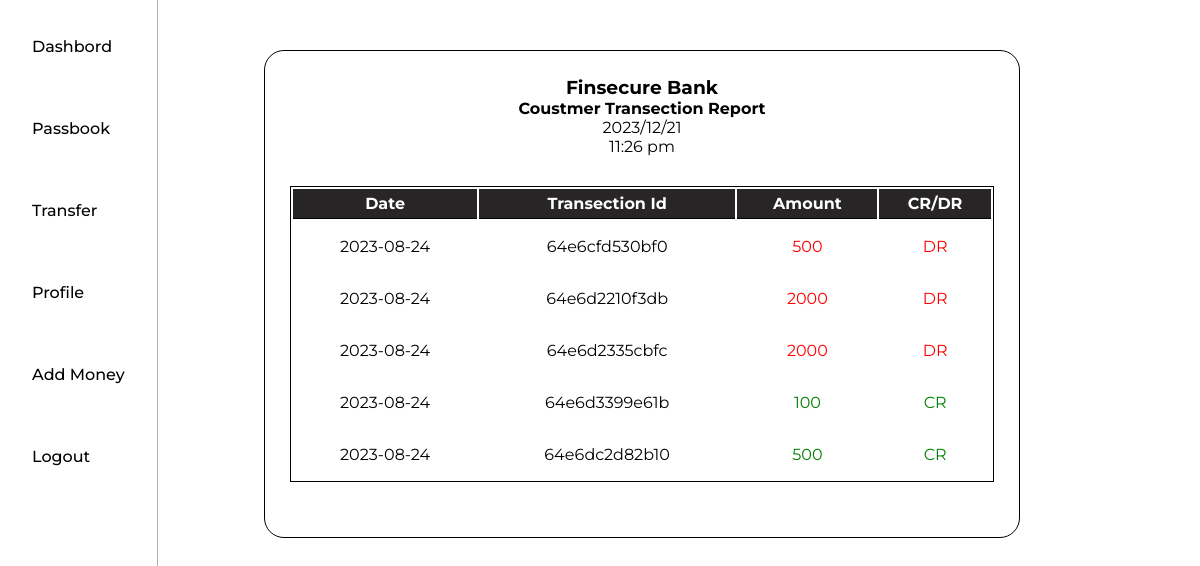
/dashbord/passbook.php (signed in), run on the app's committed database.
### tables this page shows
CREATE TABLE `transactions` (
  `transection_id` varchar(50) NOT NULL,
  `date` date NOT NULL DEFAULT current_timestamp(),
  `from_ac` bigint(11) NOT NULL,
  `to_ac` bigint(11) NOT NULL,
  `amount` bigint(11) NOT NULL
);

### dashbord/passbook.php (the view, shortened to what this page needs)
<?php
include("header.php");
include("conn.php");
$uname = $_SESSION['username'];
$ac = $uname['account_no'];
$sql = "Select * from transactions WHERE `from_ac` = '$ac' OR `to_ac` = '$ac'";
$result = mysqli_query($con, $sql);
$count = mysqli_num_rows($result);
?>
<main>
    <?php include("sidebar.php")?>
    <div class="content-page">
    <div class="transction-stat" style="text-align:center; margin-left:10%">
        <h3>Finsecure Bank</h3>
        <h4>Coustmer Transection Report</h4>
        <div class="timestamp">
            <?php date_default_timezone_set("Asia/Kolkata"); echo date("Y/m/d")."<br>". date("h:i a");?>
        </div>
        <?php
        if($count != 0){
          echo "
          <div class='transaction-table'>
          <table style='width:100%;'>
          <tr>
          <th>Date</th>
          <th>Transection Id </th>
              <th>Amount</th>
              <th>CR/DR</th>
          </tr>";
          while($row=mysqli_fetch_row($result)) {
            if($uname['account_no'] == $row[2])
            {
              $type = "DR";
            }
            else{
              $type = "CR";
            }
            if($type == 'DR')
            {
              $color = 'red';
            }
            else{
              $color = 'green';
            }
              echo "
          <tr>
                <td>$row[1]</td>
              <td>$row[0]</td>
              <td style='color:$color'>$row[4]</td>
              <td style='color:$color'>$type</td>
          </tr>
          ";
          }
        echo " </table>
          </div>
          ";
        }
        else{
          echo " <h4>No Transection Found!</h4>";
        }
        ?>
       </div>
    </div>
</main>

### dashbord/header.php (shortened to what this page needs)
<head>
<link rel="stylesheet" type="text/css" href="dashbord.css">
<link rel="stylesheet" href="css/jquery.mCustomScrollbar.min.css">
<link rel="stylesheet" href="https://netdna.bootstrapcdn.com/font-awesome/4.0.3/css/font-awesome.css">
</head>

### dashbord/sidebar.php (shortened to what this page needs)
<div id="mysidebar" class="sidebar">
    <ul class="sidebar-navlink ">
      <li >
        <a href="./">
          <span>Dashbord</span>
        </a>
      </li>
      <li>
        <a href="./passbook.php">
          <span>Passbook</span>
        </a>
      </li>
      <li>
        <a href="./transfer_money.php">
          <span>Transfer</span>
        </a>
      </li>
      <li>
        <a href="./profile.php">
          <span>Profile</span>
        </a>
      </li>
      <li>
        <a href="./add_money.php">
          <span>Add Money</span>
        </a>
      </li>
      <li>
        <a href="logout.php">
          <span>Logout</span>
        </a>
      </li>
    </ul>
  </div>

### dashbord/dashbord.css (style rules this page uses)
* { margin: 0px; padding: 0px; box-sizing: border-box; }
main { display: flex; }
.sidebar { max-width: 300px; height: 100%; background-color: var(--white); border-right: 1px solid var(--gray); overflow: auto; position: fixed; z-index: 1; transition: max-width 0.5s; }
.content-page { height: 100%; width: 70%; margin: 20px auto; }
.sidebar-navlink { padding: 26px; }
ul { list-style: none; padding-top: 100px; }
a { text-decoration: none; border: 1px solid var(--white); }
ul li:not(:last-child) { padding-bottom: 40px; }
ul li a { padding: 5px ; color: var(--black); font-weight: 500; line-height: 30px; transition: all 0.3s ease; display: block; white-space: nowrap; }
ul li a span { white-space: nowrap; }
.transction-stat { margin: 30px 0; border: 1px solid black; border-radius: 20px; padding: 3%; }
table { border: 1px solid black; text-align:center; margin: 30px 0; }
th { height: 30px; border-bottom: 1px solid black; background: #272526; color: #fefefe; }
td { height: 50px; }

### data on the page
transactions: date "2023-08-24", transection_id "64e6cfd530bf0", amount "500", from_ac "DR"
transactions: date "2023-08-24", transection_id "64e6d2210f3db", amount "2000", from_ac "DR"
transactions: date "2023-08-24", transection_id "64e6d2335cbfc", amount "2000", from_ac "DR"
transactions: date "2023-08-24", transection_id "64e6d3399e61b", amount "100", from_ac "CR"
transactions: date "2023-08-24", transection_id "64e6dc2d82b10", amount "500", from_ac "CR"
